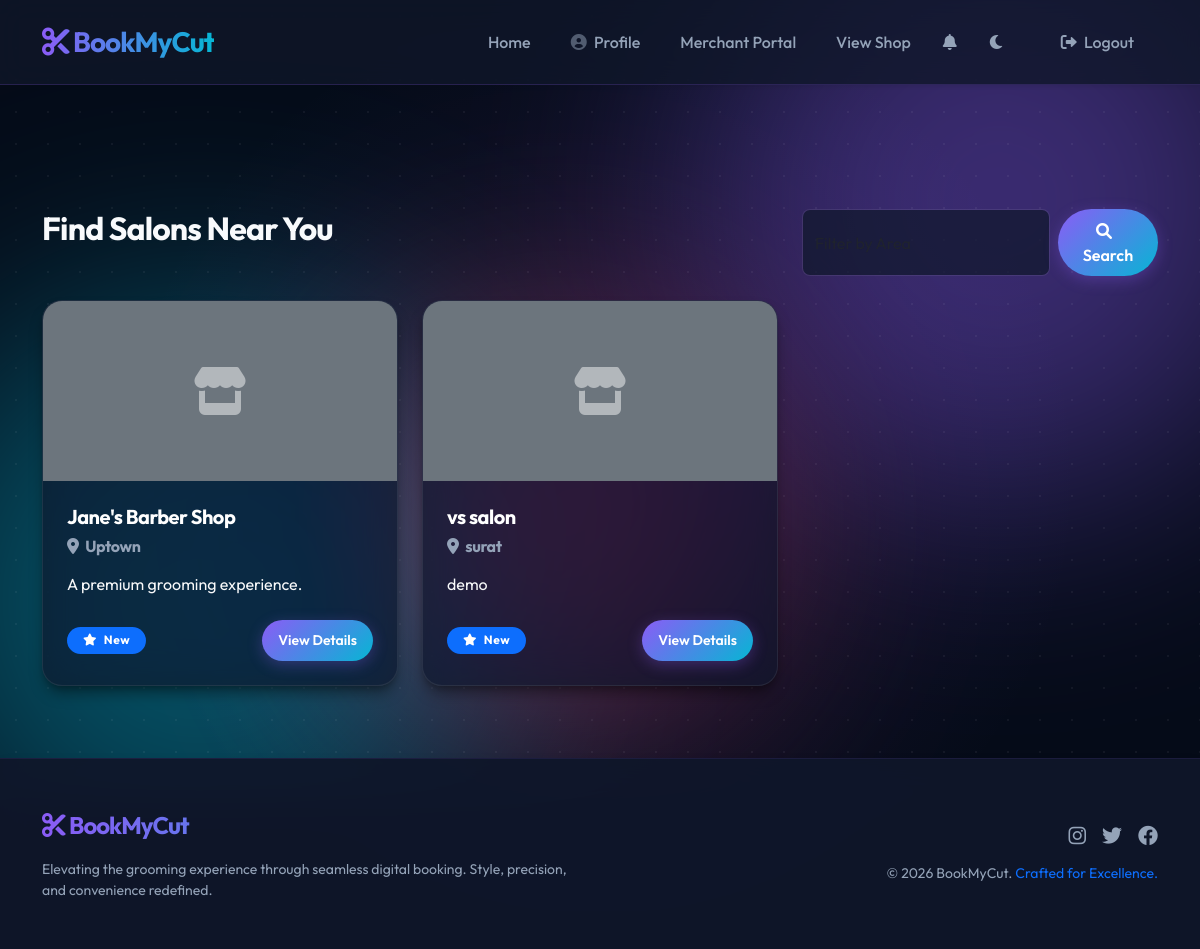
The page /shops (signed in) on the database its author committed.
### tables this page shows
CREATE TABLE shops (
    id INTEGER PRIMARY KEY AUTOINCREMENT,
    owner_id INTEGER NOT NULL,
    name VARCHAR(100) NOT NULL,
    area VARCHAR(100) NOT NULL,
    address TEXT NOT NULL,
    description TEXT,
    contact_number VARCHAR(20),
    shop_image VARCHAR(255),
    created_at TIMESTAMP DEFAULT (datetime('now', 'localtime')),
    FOREIGN KEY (owner_id) REFERENCES users(id) ON DELETE CASCADE
);

### app.py (the view, shortened to what this page needs)
@app.route('/shops')
def list_shops():
    cursor = get_db_cursor()
    area_filter = request.args.get('area', '').strip()
    cursor.execute('SELECT DISTINCT area FROM shops WHERE area IS NOT NULL')
    all_areas = [row['area'] for row in cursor.fetchall()]
    for area in all_areas:
        search_index.insert(area)
    query = 'SELECT * FROM shops'
    params = ()
    cursor.execute(query, params)
    shops = [dict(row) for row in cursor.fetchall()]
    for shop in shops:
         cursor.execute('SELECT AVG(rating) as avg_rating FROM reviews WHERE shop_id = ?', (shop['id'],))
         res = cursor.fetchone()
         shop['rating'] = round(res['avg_rating'], 1) if res['avg_rating'] else 'New'
    return render_template('shops.html', shops=shops, all_areas=all_areas, area_filter=area_filter)

### app.py (called while the page is built)
def get_db_cursor():
    return db.connection.cursor()

def is_logged_in():
    return 'loggedin' in session

def is_owner():
    return 'role' in session and session['role'] == 'shop_owner'

@app.context_processor
def inject_shop_status():
    unread_count = 0
    if is_logged_in():
        from flask import g
        cursor = get_db_cursor()
        cursor.execute("SELECT COUNT(*) as count FROM notifications WHERE user_id = ? AND is_read = FALSE", (session['id'],))
        res = cursor.fetchone()
        unread_count = res['count'] if res else 0
    if is_logged_in() and is_owner():
        cursor = get_db_cursor()
        cursor.execute('SELECT id FROM shops WHERE owner_id = ?', (session['id'],))
        shop = cursor.fetchone()
        return {'owner_has_shop': shop is not None, 'owner_shop_id': shop['id'] if shop else None, 'unread_notifications': unread_count, 'get_now': get_now}
    return {'owner_has_shop': False, 'owner_shop_id': None, 'unread_notifications': unread_count, 'get_now': get_now}

    @property
    def connection(self):
        if 'db_conn' not in g:
            g.db_conn = sqlite3.connect(self.db_path)
            g.db_conn.row_factory = sqlite3.Row
            g.db_conn.execute("PRAGMA foreign_keys = ON")
        return g.db_conn

    def insert(self, word):
        if not word: return
        node = self.root
        for char in word.lower():
            if char not in node.children:
                node.children[char] = TrieNode()
            node = node.children[char]
        node.is_end_of_word = True

### templates/shops.html (shortened to what this page needs)
{% extends 'base.html' %}
{% block content %}
<div class="row mb-4">
    <div class="col-md-8">
        <h2>Find Salons Near You</h2>
    </div>
    <div class="col-md-4">
        <form action="{{ url_for('list_shops') }}" method="get" class="d-flex">
            <input class="form-control me-2" type="search" name="area" placeholder="Filter by Area" aria-label="Search"
                list="area-list" value="{{ area_filter or '' }}">
            <button class="btn btn-primary rounded-pill px-4" type="submit">
                <i class="fas fa-search me-2"></i> Search
            </button>
        </form>
    </div>
</div>
<div class="row">
    {% for shop in shops %}
    <div class="col-md-4 mb-4">
        <div class="glass-card h-100 p-0 overflow-hidden fade-in">
            {% if shop.shop_image %}
            <img src="{{ url_for('static', filename='uploads/shop_pics/' + shop.shop_image) }}" class="card-img-top"
                alt="{{ shop.name }}" style="height: 180px; object-fit: cover;">
            {% else %}
            <div class="card-img-top bg-secondary d-flex align-items-center justify-content-center"
                style="height: 180px;">
                <i class="fas fa-store fa-3x text-light opacity-50"></i>
            </div>
            {% endif %}
            <div class="card-body p-4">
                <h5 class="fw-bold text-white mb-2">{{ shop.name }}</h5>
                <h6 class="text-muted mb-3"><i class="fas fa-map-marker-alt me-1"></i> {{ shop.area }}</h6>
                <p class="text-light text-truncate mb-4">{{ shop.description }}</p>
                <div class="d-flex justify-content-between align-items-center">
                    <span class="badge bg-primary px-3 rounded-pill"><i class="fas fa-star me-1"></i> {{ shop.rating
                        }}</span>
                    <a href="{{ url_for('shop_details', shop_id=shop.id) }}"
                        class="btn btn-primary btn-sm rounded-pill px-3">View Details</a>
                </div>
            </div>
        </div>
    </div>
    {% else %}
    <div class="col-12">
        <div class="alert alert-warning text-center">
            No shops found. Try a different area or check back later!
        </div>
    </div>
    {% endfor %}
</div>
{% endblock %}

### static/css/style.css (style rules this page uses)
:root { --bg-color: #050b18; --surface-color: #0f172a; --primary-color: #8b5cf6; --primary-glow: rgba(139, 92, 246, 0.5); --secondary-color: #06b6d4; --secondary-glow: rgba(6, 182, 212, 0.5); --accent-color: #f43f5e; --text-color: #f8fafc; --text-muted: #94a3b8; --glass-bg: rgba(15, 23, 42, 0.7); --glass-border: rgba(255, 255, 255, 0.08); --shadow-sm: 0 1px 2px 0 rgba(0, 0, 0, 0.05); --shadow-md: 0 4px 6px -1px rgba(0, 0, 0, 0.1), 0 2px 4px -1px rgba(0, 0, 0, 0.06); --shadow-lg: 0 10px 15px -3px rgba(0, 0, 0, 0.4), 0 4px 6px -2px rgba(0, 0, 0, 0.2); --shadow-xl: 0 20px 25px -5px rgba(0, 0, 0, 0.5), 0 10px 10px -5px rgba(0, 0, 0, 0.3); --nav-bg: rgba(15, 23, 42, 0.8); --footer-bg: rgba(15, 23, 42, 0.95); --card-hover-bg: linear-gradient(145deg, rgba(139, 92, 246, 0.1), rgba(6, 182, 212, 0.05)); --transition-speed: 0.3s; --slot-grid-bg: rgba(0, 0, 0, 0.3); --slot-btn-border: rgba(255, 255, 255, 0.1); --hero-title-gradient: linear-gradient(135deg, #ffffff 0%, #cbd5e1 100%); --hero-text-clr: rgba(248, 250, 252, 0.85); --hero-border-clr: rgba(255, 255, 255, 0.12); --hero-glow-opacity: 0.3; --aurora-1: #8b5cf6; --aurora-2: #06b6d4; --aurora-3: #f43f5e; --aurora-4: #6366f1; --dot-color: rgba(255, 255, 255, 0.05); --card-sub-bg: rgba(255, 255, 255, 0.03); --inner-border: rgba(255, 255, 255, 0.1); }
body { font-family: 'Outfit', sans-serif; background-color: var(--bg-color); color: var(--text-color); display: flex; flex-direction: column; min-height: 100vh; overflow-x: hidden; position: relative; transition: background-color var(--transition-speed), color var(--transition-speed); }
.glass-card { background: var(--glass-bg); backdrop-filter: blur(16px) saturate(180%); -webkit-backdrop-filter: blur(16px) saturate(180%); border: 1px solid var(--glass-border); border-radius: 20px; box-shadow: var(--shadow-lg); transition: all 0.5s cubic-bezier(0.23, 1, 0.32, 1); position: relative; overflow: hidden; }
.text-muted { color: var(--text-muted) !important; }
.btn-primary { background: linear-gradient(135deg, var(--primary-color), var(--secondary-color)); border: none; color: white; font-weight: 600; padding: 0.6rem 1.5rem; border-radius: 10px; box-shadow: 0 4px 15px rgba(139, 92, 246, 0.3); transition: all 0.4s cubic-bezier(0.175, 0.885, 0.32, 1.275); }
.btn-primary { position: relative; overflow: hidden; }
h1, h2, h3, h4, h5, h6 { font-weight: 700; letter-spacing: -0.025em; }
.form-control, .form-select, .input-group-text { background-color: var(--glass-bg) !important; border: 1px solid var(--glass-border) !important; color: var(--text-color) !important; border-radius: 8px; }
.fade-in { animation: slideUp 0.8s cubic-bezier(0.2, 0.8, 0.2, 1) forwards; }
.badge { padding: 0.6em 1.2em; font-weight: 700; letter-spacing: 0.5px; border-radius: 50px; backdrop-filter: blur(4px); }
.btn-primary { background: linear-gradient(135deg, var(--primary-color), var(--secondary-color)); border: none; box-shadow: 0 4px 15px rgba(139, 92, 246, 0.3); color: white; font-weight: 600; padding: 0.6rem 1.5rem; border-radius: 10px; transition: all 0.4s cubic-bezier(0.175, 0.885, 0.32, 1.275); }

### rows shown on the page
shops: name "Jane's Barber Shop", area "Uptown", description "A premium grooming experience.", rating "New"
shops: name "vs salon", area "surat", description "demo", rating "New"
